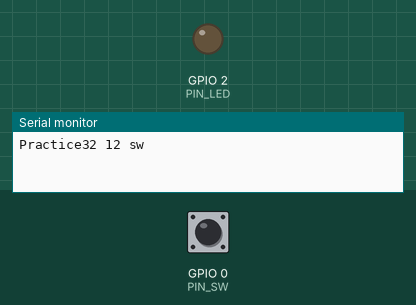
Bench run of a sketch on a simulated ESP32. Shown: output pins drawn as LEDs (lit = HIGH), the last lines printed to the serial monitor. The inputs (shaded band) are chosen by the test bench; at power-on: GPIO 0 (PIN_SW) HIGH. WiFi joins after 1.5 s; servers stay silent unless stated.

Above: at 0.1 s.
At 2.7 s:
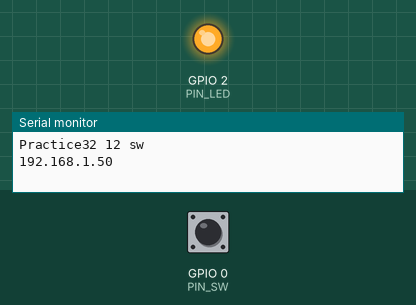
2.8 s: GPIO 0 (PIN_SW) pulled LOW for 0.15 s
Timing chart, 0 to 5.8 s (numbered marks = the images above; inputs shaded):
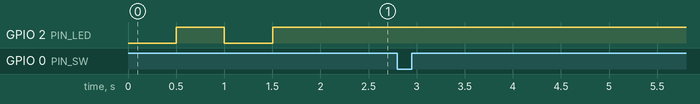

The sketch:

esp32_12_sw.ino
```cpp
// (licence header left out)
#include <WiFi.h>                           // ESP32用WiFiライブラリ
#include <WiFiUdp.h>                        // UDP通信を行うライブラリ
#define PIN_LED 2                           // IO 2にLEDを接続
#define PIN_SW 0                            // IO 0にスイッチを接続
#define SSID "1234ABCD"                     // 無線LANアクセスポイントのSSID
#define PASS "password"                     // パスワード
#define SENDTO "192.168.0.255"              // 送信先のIPアドレス
#define PORT 1024                           // 送信のポート番号

boolean button;                             // スイッチ状態を保存するための変数

void setup(){                               // 起動時に一度だけ実行する関数
    pinMode(PIN_SW,INPUT_PULLUP);           // スイッチを接続したポートを入力に
    pinMode(PIN_LED,OUTPUT);                // LEDを接続したポートを出力に
    Serial.begin(115200);                   // 動作確認のためのシリアル出力開始
    Serial.println("Practice32 12 sw");     // Practice32 12 swをシリアル出力
    WiFi.mode(WIFI_STA);                    // 無線LANをSTAモードに設定
    WiFi.begin(SSID,PASS);                  // 無線LANアクセスポイントへ接続
    while(WiFi.status() != WL_CONNECTED){   // 接続に成功するまで待つ
        delay(500);                         // 待ち時間処理
        digitalWrite(PIN_LED,!digitalRead(PIN_LED));    // LEDの点滅
    }
    Serial.println(WiFi.localIP());         // 本機のIPアドレスをシリアル出力
}

void loop(){                                // 繰り返し実行する関数
    WiFiUDP udp;                            // UDP通信用のインスタンスを定義
    boolean b=button;                       // 前回のスイッチ状態を変数bに保持

    while(b==button){
        button = digitalRead(PIN_SW);       // スイッチ状態の変化待ち
    }
    udp.beginPacket(SENDTO, PORT);          // UDP送信先を設定
    if(button==0){                          // ボタンが押されたときに
        udp.println("Ping");                // 　「Ping」を送信
        Serial.println("Ping");             // 　シリアル出力表示
    }else{
        udp.println("Pong");                // そうでないときに「Pong」を送信
    }
    udp.endPacket();                        // UDP送信の終了(実際に送信する)
    delay(10);                              // 簡易チャタリング防止策
}
```
